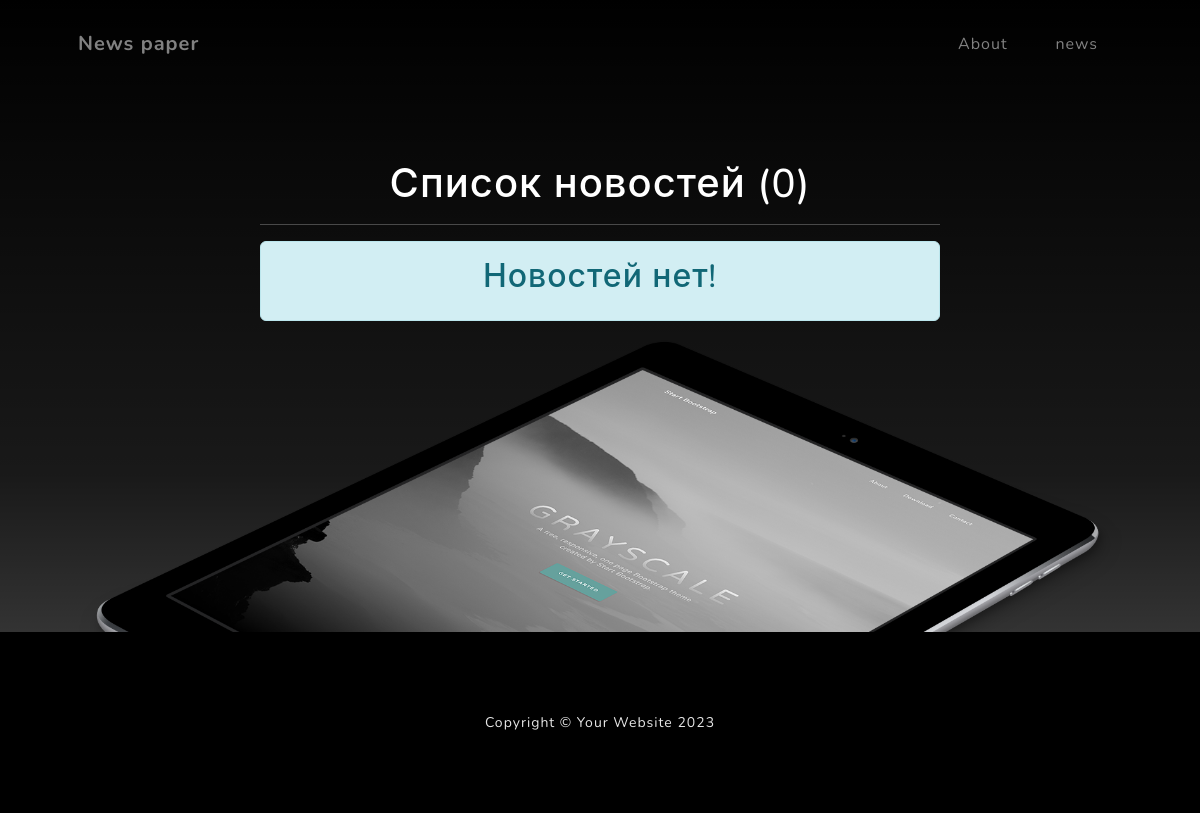
Before: /news/ with the older database file.
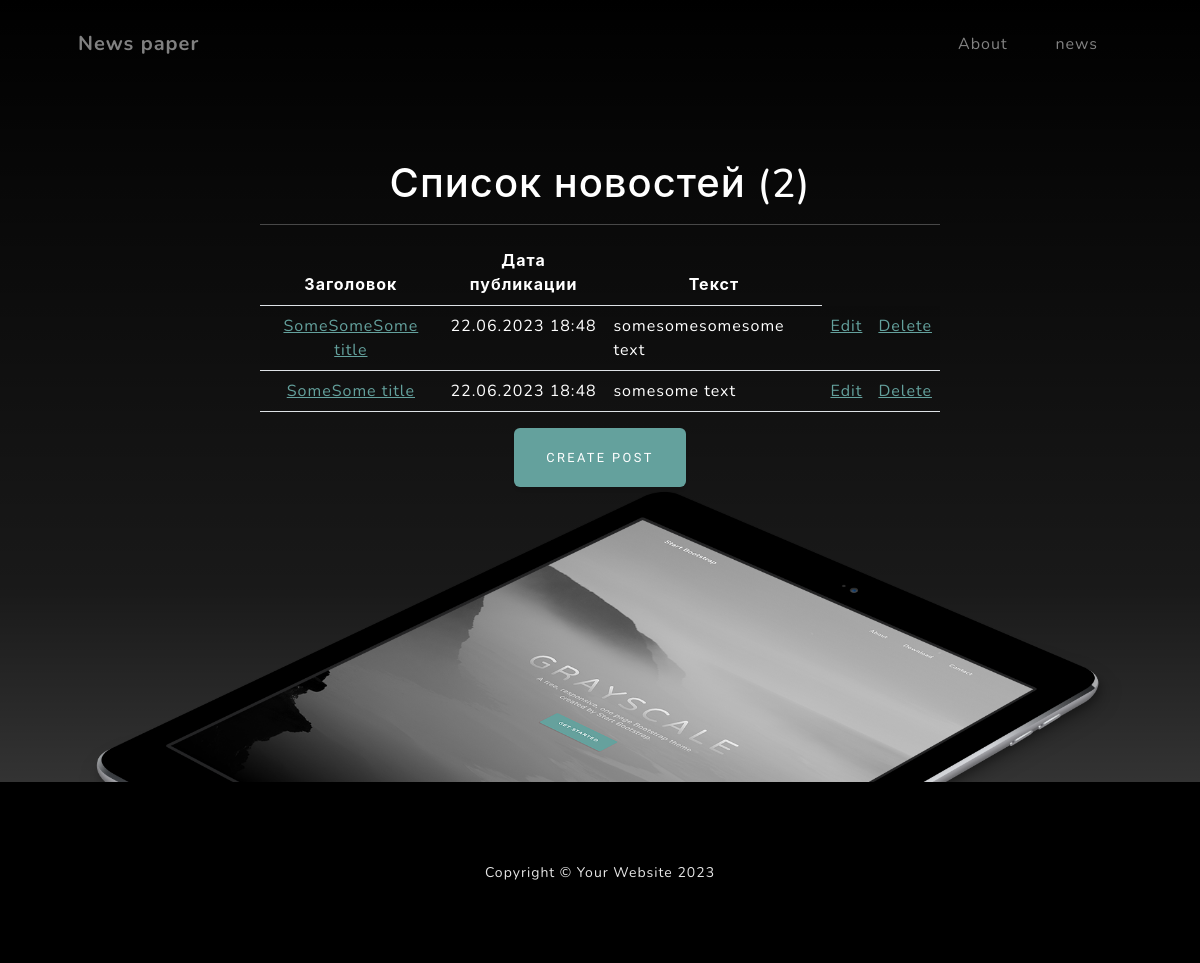
After: the same page with the newer database file.
### news/models.py (models this page shows, shortened)
class Post(models.Model):
    author = models.ForeignKey(Author, on_delete=models.CASCADE)
    NEWS = 'NW'
    ARTICLE = 'AR'
    CATEGORY_CHOICES = (
        (NEWS, 'Новость'),
        (ARTICLE, 'Статья')
    )
    categoryType = models.CharField(max_length=2, choices=CATEGORY_CHOICES, default=ARTICLE)
    dateCreation = models.DateTimeField(auto_now_add=True)
    postCategory = models.ManyToManyField(Category, through='PostCategory')
    title = models.CharField(max_length=128)
    text = models.TextField()
    rating = models.SmallIntegerField(default=0)

### news/views.py (the view)
# urls.py: path('news/', NewsList.as_view(), name='news'),
class NewsList(ListView):
    model = Post
    template_name = 'newslist.html'
    context_object_name = 'newslist'
    ordering = ['-dateCreation']
    paginate_by = 10
    def get_queryset(self):
        return Post.objects.filter(categoryType='AR').order_by('-dateCreation')
    def get_context_data(self, **kwargs):
        context = super().get_context_data(**kwargs)
        context['news_count'] = self.get_queryset().count()
        return context

### news/templatetags/custom_filters.py (called while the page is built)
@register.filter(name='censor')
def censor(value):
    for sw in stop_words:
        value = value.lower().replace(sw.lower(), '...')
    return value

@register.filter(name='preview')
def preview(value):
    if len(value) > 50:
        return value[:51] + '...'
    else:
        return value

### templates/newslist.html (shortened to what this page needs)
{% extends 'flatpages/default.html' %}
{% load custom_filters %}
{% block content %}
    <h1>Список новостей ({{ news_count }})</h1>
    <hr>
    {% if newslist %}
        <table class="table table-striped">
            <thead>
                <tr>
                    <th>Заголовок</th>
                    <th>Дата публикации</th>
                    <th>Текст</th>
                </tr>
            </thead>
            <tbody>
                {% for post in newslist %}
                    <tr>
                        <td><a href="{% url 'news_detail' post.pk %}">{{ post.title }}</a></td>
                        <td>{{ post.dateCreation|date:'d.m.Y H:i' }}</td>
                        <td align="left">{{ post.text|censor|preview }}</td>
                        <td><a href="{% url 'edit_post' post.pk %}">Edit</a></td>
                        <td><a href="{% url 'delete_post' post.pk %}">Delete</a></td>
                    </tr>
                {% endfor %}
            </tbody>
        </table>
    <a class="btn btn-primary" href="{% url 'new_post' %}">Create Post</a>
    {% else %}
        <div class="alert alert-info">
            <h2>Новостей нет!</h2>
        </div>
    {% endif %}
{% endblock content %}

Changed rows visible on the page:
added Post: title "SomeSomeSome title", dateCreation "22.06.2023 18:48", text|censor "somesomesomesome text"
added Post: title "SomeSome title", dateCreation "22.06.2023 18:48", text|censor "somesome text"
Other visible differences:
{{ news_count }}: "0" → "2"
text no longer shown: "Новостей нет!"
text now shown: "Заголовок Дата публикации Текст CREATE POST"
